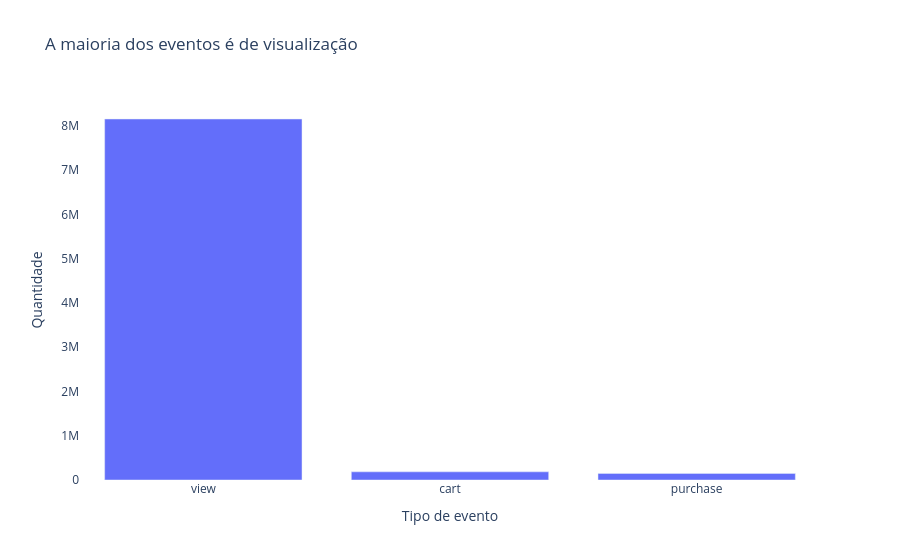

Write notebook code for a chart like this one.
### Markdown cell above
## 2. Exploração inicial

A maior parte dos usuários não realiza compra.  
Isso indica um funil com forte volume de navegação, mas baixa conversão.

### Code cell
event_counts = (
    df_sample["event_type"]
    .value_counts()
    .reset_index()
)

event_counts.columns = ["event_type", "count"]

fig = px.bar(
    event_counts,
    x="event_type",
    y="count",
    title="A maioria dos eventos é de visualização"
)

fig.update_layout(
    showlegend=False,
    plot_bgcolor="white",
    paper_bgcolor="white",
    xaxis_title="Tipo de evento",
    yaxis_title="Quantidade"
)

fig.show()

### Figure 1 — Plotly figure (JSON) as saved in the notebook; plotly's stock layout.template omitted (floating-point values rounded to 4 significant figures)
{"data": [{"hovertemplate": "event_type=%{x}<br>count=%{y}<extra></extra>", "legendgroup": "", "marker": {"color": "#636efa", "pattern": {"shape": ""}}, "name": "", "orientation": "v", "showlegend": false, "textposition": "auto", "type": "bar", "x": ["view", "cart", "purchase"], "xaxis": "x", "y": [8156310, 184918, 148525], "yaxis": "y"}], "layout": {"barmode": "relative", "legend": {"tracegroupgap": 0}, "paper_bgcolor": "white", "plot_bgcolor": "white", "showlegend": false, "title": {"text": "A maioria dos eventos é de visualização"}, "xaxis": {"anchor": "y", "domain": [0, 1], "title": {"text": "Tipo de evento"}}, "yaxis": {"anchor": "x", "domain": [0, 1], "title": {"text": "Quantidade"}}}}
